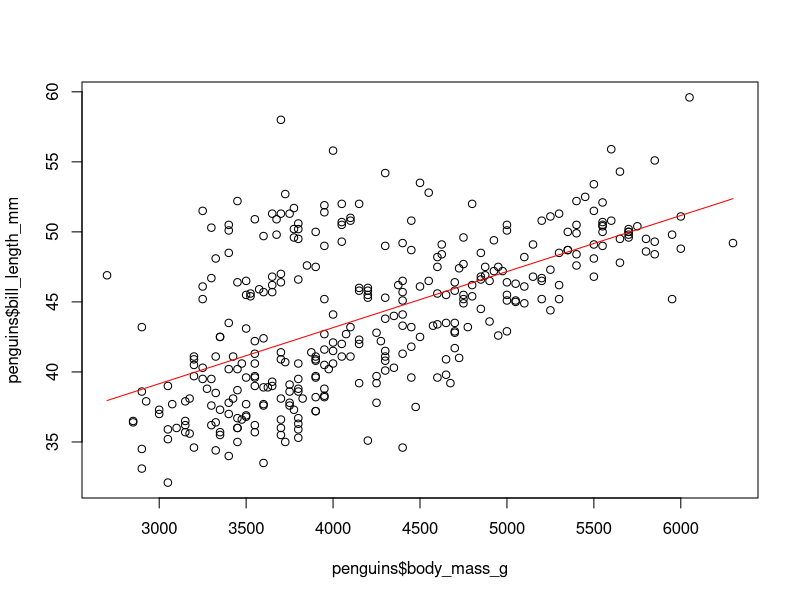
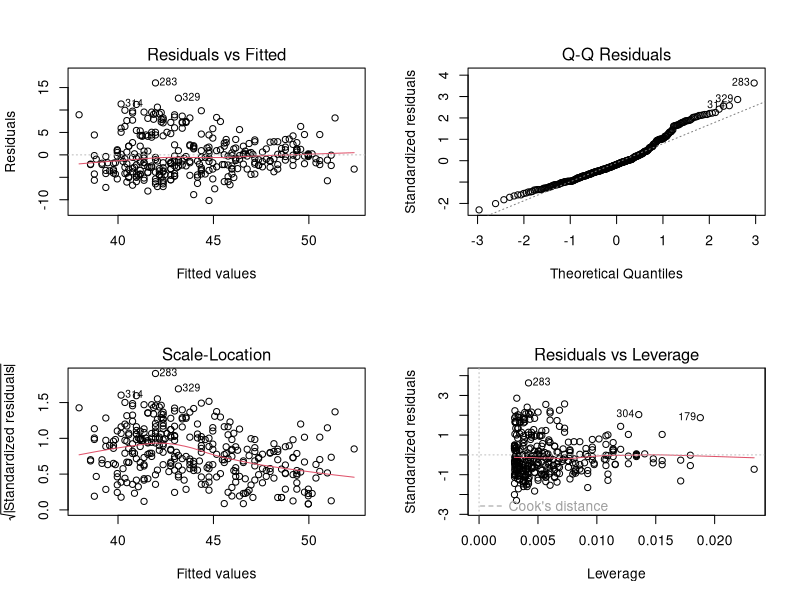

Source code (R) for these figures, in order:
## ---- chunk 1
library(tidyverse)
library(lme4)
## ---- chunk 2
#instal the package with: install.packages("palmerpenguins")
data("penguins", package="palmerpenguins")
penguins
#drop the NA values
penguins <- na.omit(penguins)
## ---- chunk 3
fit.lm<- lm(bill_length_mm~body_mass_g, data=penguins)
anova(fit.lm)
summary(fit.lm)
plot(penguins$body_mass_g, penguins$bill_length_mm)
lines(penguins$body_mass_g, fitted(fit.lm), col="red")
## ---- chunk 4
par(mfrow=c(2,2))
plot(fit.lm)
## ---- chunk 5
#in this case  it is y=(2.690e+01) + (4.051e-03)x
sum((penguins$bill_length_mm - (penguins$body_mass_g*(coef(fit.lm)[2]) + (coef(fit.lm)[1])))^2)


#yi = β0 : The null model is basically true when the null hypothesis is true
fit0.lm <-lm(bill_length_mm~+1, data=penguins)
anova(fit0.lm)
#the residual sum of squares predicted by the null model is 9928.9
#yi = β0 + β1xi :
fit.lm <- lm(bill_length_mm~body_mass_g, data=penguins)
anova(fit.lm)
#the residual sum of squares predicted by our model is 6479.1
anova(fit0.lm, fit.lm, test="F") # to compare both RSS values

#The RSS is significantly reduced by the model compared to the null model
## ---- chunk 6

## ---- chunk 7
sxy <- cov(penguins$body_mass_g, penguins$bill_length_mm)
sx2 <- var(penguins$body_mass_g)
slope <- sxy/sx2 
slope
## ---- chunk 8
#In that case the interpretation of the model would be: The slope of the continuous predictor (body mass), depends on the levels of the categorical predictor (species).
fits.lm <-lm(bill_length_mm~body_mass_g*species, data=penguins) 
anova(fits.lm) 

# the interaction term is not significant (p-0.1826) so we remove it following the backward elimination technique

fits1.lm <- lm(bill_length_mm~body_mass_g + species, data=penguins)
anova(fits1.lm)
summary(fits1.lm)

anova(fits.lm, fits1.lm, test="F")

